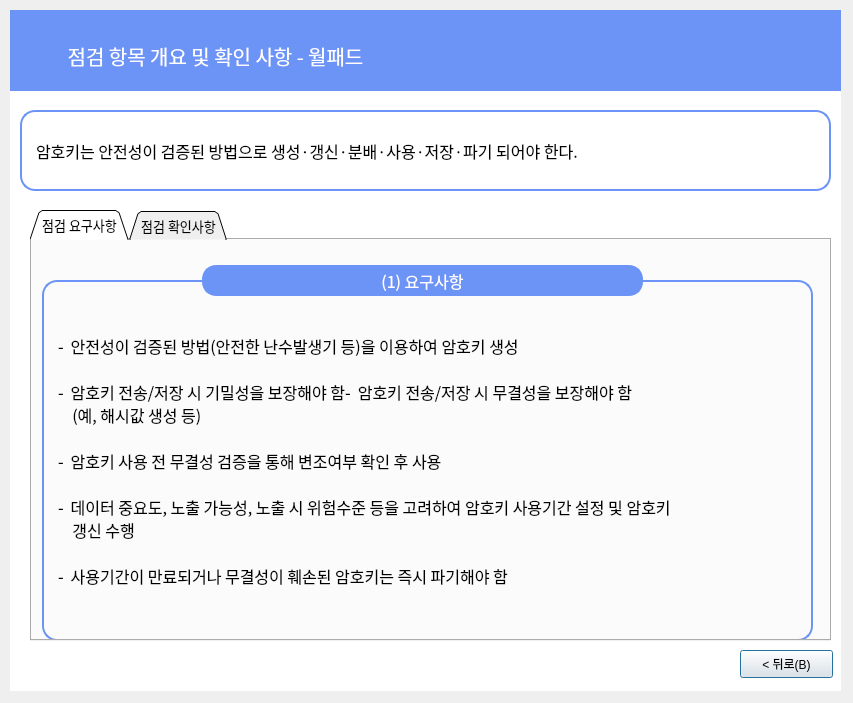
<?xml version="1.0" encoding="UTF-8"?>
<ui version="4.0">
 <class>Dialog</class>
 <widget class="QDialog" name="Dialog">
  <property name="geometry">
   <rect>
    <x>0</x>
    <y>0</y>
    <width>853</width>
    <height>703</height>
   </rect>
  </property>
  <property name="windowTitle">
   <string>Dialog</string>
  </property>
  <widget class="QLabel" name="label_6">
   <property name="geometry">
    <rect>
     <x>10</x>
     <y>10</y>
     <width>831</width>
     <height>681</height>
    </rect>
   </property>
   <property name="font">
    <font>
     <family>Gmarket Sans TTF</family>
     <pointsize>16</pointsize>
     <weight>50</weight>
     <bold>false</bold>
     <kerning>true</kerning>
    </font>
   </property>
   <property name="autoFillBackground">
    <bool>false</bool>
   </property>
   <property name="styleSheet">
    <string notr="true">background-color: rgb(255,255,255);
border-color: rgb(0, 0, 0);</string>
   </property>
   <property name="text">
    <string/>
   </property>
   <property name="scaledContents">
    <bool>false</bool>
   </property>
   <property name="alignment">
    <set>Qt::AlignCenter</set>
   </property>
  </widget>
  <widget class="QLabel" name="label_7">
   <property name="geometry">
    <rect>
     <x>10</x>
     <y>10</y>
     <width>831</width>
     <height>81</height>
    </rect>
   </property>
   <property name="font">
    <font>
     <family>Gmarket Sans TTF</family>
     <pointsize>11</pointsize>
     <weight>50</weight>
     <bold>false</bold>
     <kerning>true</kerning>
    </font>
   </property>
   <property name="autoFillBackground">
    <bool>false</bool>
   </property>
   <property name="styleSheet">
    <string notr="true">background-color: rgb(108, 147, 246);
border-color: rgb(0, 0, 0);</string>
   </property>
   <property name="text">
    <string/>
   </property>
   <property name="scaledContents">
    <bool>false</bool>
   </property>
  </widget>
  <widget class="QLabel" name="label_8">
   <property name="geometry">
    <rect>
     <x>10</x>
     <y>30</y>
     <width>411</width>
     <height>51</height>
    </rect>
   </property>
   <property name="font">
    <font>
     <family>AppleSDGothicNeoM00</family>
     <pointsize>15</pointsize>
    </font>
   </property>
   <property name="styleSheet">
    <string notr="true">color : rgb(255, 255, 255)</string>
   </property>
   <property name="text">
    <string>점검 항목 개요 및 확인 사항 - 월패드</string>
   </property>
   <property name="alignment">
    <set>Qt::AlignCenter</set>
   </property>
  </widget>
  <widget class="QLabel" name="label_9">
   <property name="geometry">
    <rect>
     <x>20</x>
     <y>110</y>
     <width>811</width>
     <height>81</height>
    </rect>
   </property>
   <property name="font">
    <font>
     <family>AppleSDGothicNeoM00</family>
     <pointsize>12</pointsize>
     <weight>50</weight>
     <bold>false</bold>
     <kerning>true</kerning>
    </font>
   </property>
   <property name="autoFillBackground">
    <bool>false</bool>
   </property>
   <property name="styleSheet">
    <string notr="true">background-color : rgb(255, 255, 255);
padding-left:10px;
border: 2px solid rgb(108, 147, 246);
border-radius:15px</string>
   </property>
   <property name="text">
    <string>암호키는 안전성이 검증된 방법으로 생성·갱신·분배·사용·저장·파기 되어야 한다.</string>
   </property>
   <property name="scaledContents">
    <bool>false</bool>
   </property>
  </widget>
  <widget class="QPushButton" name="pushButton_4">
   <property name="geometry">
    <rect>
     <x>740</x>
     <y>650</y>
     <width>93</width>
     <height>28</height>
    </rect>
   </property>
   <property name="text">
    <string>&lt; 뒤로(B)</string>
   </property>
  </widget>
  <widget class="QTabWidget" name="tabWidget">
   <property name="geometry">
    <rect>
     <x>30</x>
     <y>210</y>
     <width>801</width>
     <height>431</height>
    </rect>
   </property>
   <property name="font">
    <font>
     <family>AppleSDGothicNeoM00</family>
     <pointsize>10</pointsize>
    </font>
   </property>
   <property name="contextMenuPolicy">
    <enum>Qt::DefaultContextMenu</enum>
   </property>
   <property name="styleSheet">
    <string notr="true"/>
   </property>
   <property name="tabShape">
    <enum>QTabWidget::Triangular</enum>
   </property>
   <property name="currentIndex">
    <number>0</number>
   </property>
   <property name="elideMode">
    <enum>Qt::ElideNone</enum>
   </property>
   <property name="tabBarAutoHide">
    <bool>false</bool>
   </property>
   <widget class="QWidget" name="tab">
    <attribute name="title">
     <string>점검 요구사항</string>
    </attribute>
    <widget class="QLabel" name="label_21">
     <property name="geometry">
      <rect>
       <x>10</x>
       <y>40</y>
       <width>771</width>
       <height>361</height>
      </rect>
     </property>
     <property name="font">
      <font>
       <family>AppleSDGothicNeoM00</family>
       <pointsize>12</pointsize>
      </font>
     </property>
     <property name="styleSheet">
      <string notr="true">

border: 2px solid rgb(108, 147, 246);
border-radius:15px;
padding-left:10px</string>
     </property>
     <property name="text">
      <string>- ‌ 안전성이 검증된 방법(안전한 난수발생기 등)을 이용하여 암호키 생성

- ‌ 암호키 전송/저장 시 기밀성을 보장해야 함- ‌ 암호키 전송/저장 시 무결성을 보장해야 함
    (예, 해시값 생성 등)

- ‌ 암호키 사용 전 무결성 검증을 통해 변조여부 확인 후 사용

- ‌ 데이터 중요도, 노출 가능성, 노출 시 위험수준 등을 고려하여 암호키 사용기간 설정 및 암호키
    갱신 수행

- ‌ 사용기간이 만료되거나 무결성이 훼손된 암호키는 즉시 파기해야 함</string>
     </property>
    </widget>
    <widget class="QLabel" name="label_3">
     <property name="geometry">
      <rect>
       <x>160</x>
       <y>0</y>
       <width>461</width>
       <height>81</height>
      </rect>
     </property>
     <property name="font">
      <font>
       <family>AppleSDGothicNeoM00</family>
       <pointsize>12</pointsize>
      </font>
     </property>
     <property name="styleSheet">
      <string notr="true">background-color : rgb(108, 147, 246);
color : rgb(255, 255, 255);
border: 2px solid rgb(108, 147, 246);
margin-left:10px;
margin-right:10px;
margin-top:25px;
margin-bottom:25px;
border-radius:14px
</string>
     </property>
     <property name="text">
      <string>(1) 요구사항</string>
     </property>
     <property name="alignment">
      <set>Qt::AlignCenter</set>
     </property>
    </widget>
   </widget>
   <widget class="QWidget" name="tab_2">
    <attribute name="title">
     <string>점검 확인사항</string>
    </attribute>
    <widget class="QLabel" name="label_22">
     <property name="geometry">
      <rect>
       <x>10</x>
       <y>40</y>
       <width>771</width>
       <height>361</height>
      </rect>
     </property>
     <property name="font">
      <font>
       <family>AppleSDGothicNeoM00</family>
       <pointsize>12</pointsize>
      </font>
     </property>
     <property name="styleSheet">
      <string notr="true">

border: 2px solid rgb(108, 147, 246);
border-radius:15px;
padding-left:10px</string>
     </property>
     <property name="text">
      <string>- 암호키 생성 : 안전한 난수 알고리즘 및 절차에 따라 생성되는지 암호키 생성 프로세스 확인

- 암호키 분배 : 평문으로 전송하지 않는지 암호키 분배 프로세스 확인

- 암호키 사용 : 사용 전에 무결성, 기밀성 등이 보장되는지 암호키 사용 프로세스 확인

- 암호키 파기 : 기준에 맞는 파기 절차를 수행하는지 암호키 파기 프로세스 확인</string>
     </property>
    </widget>
    <widget class="QLabel" name="label_4">
     <property name="geometry">
      <rect>
       <x>160</x>
       <y>0</y>
       <width>461</width>
       <height>81</height>
      </rect>
     </property>
     <property name="font">
      <font>
       <family>AppleSDGothicNeoM00</family>
       <pointsize>12</pointsize>
      </font>
     </property>
     <property name="styleSheet">
      <string notr="true">background-color : rgb(108, 147, 246);
color : rgb(255, 255, 255);
border: 2px solid rgb(108, 147, 246);
margin-left:10px;
margin-right:10px;
margin-top:25px;
margin-bottom:25px;
border-radius:14px
</string>
     </property>
     <property name="text">
      <string>(2) 확인사항</string>
     </property>
     <property name="alignment">
      <set>Qt::AlignCenter</set>
     </property>
    </widget>
   </widget>
  </widget>
 </widget>
 <resources/>
 <connections/>
</ui>
